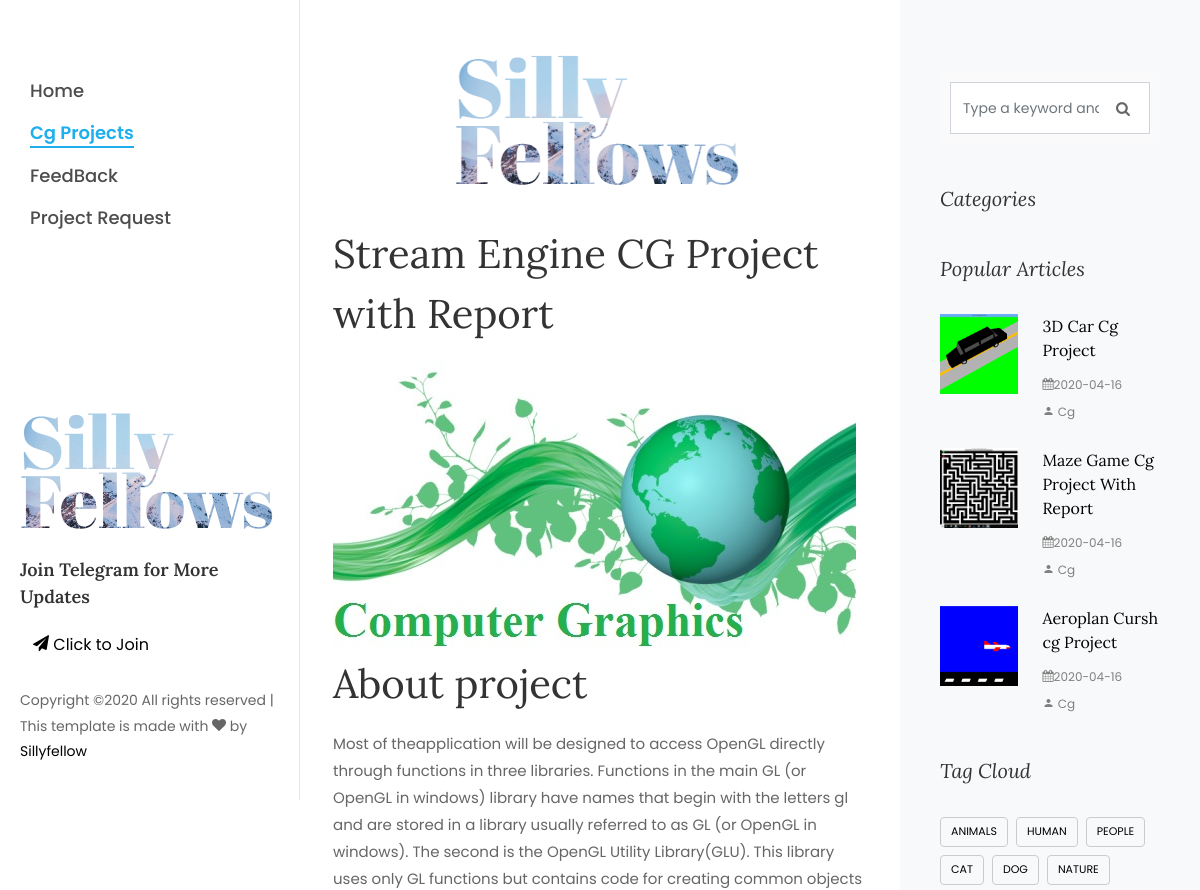
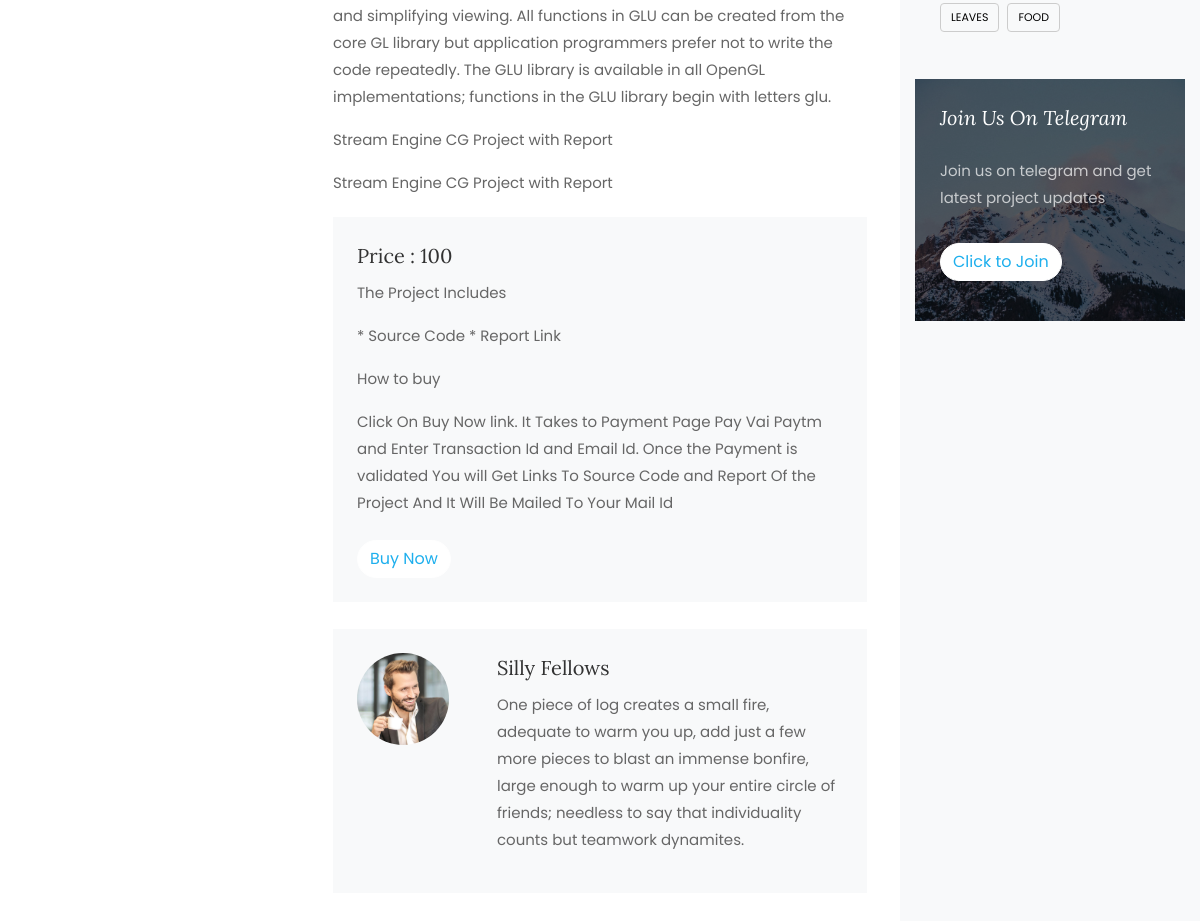
Screenshot of /single.php?id=35 with the database file from the repository (2 pictures, top to bottom).
### tables this page shows
CREATE TABLE IF NOT EXISTS `projects` (
`id` int(10) NOT NULL,
  `title` varchar(100) NOT NULL,
  `sub_cont` varchar(300) NOT NULL,
  `des` varchar(5000) NOT NULL,
  `price` int(50) NOT NULL,
  `download_link` varchar(1000) NOT NULL,
  `report_link` varchar(1000) NOT NULL,
  `image_link` varchar(550) NOT NULL,
  `date` date NOT NULL,
  `cat` varchar(100) NOT NULL
);

### single.php (the view, shortened to what this page needs)
<!DOCTYPE html>
<?php
$conn = Connect();
if ( isset( $_GET[ "id" ] ) ){
	$id = $_GET[ "id" ];
$sql = 'SELECT * FROM projects where id = '.$id;
$result = mysqli_query($conn, $sql);
if (mysqli_num_rows($result) > 0)
{
	while($row = mysqli_fetch_assoc($result)){
?>
<html lang="en">
  <head>
    <link rel="stylesheet" href="css/open-iconic-bootstrap.min.css">
    <link rel="stylesheet" href="css/animate.css">
    <link rel="stylesheet" href="css/owl.carousel.min.css">
    <link rel="stylesheet" href="css/owl.theme.default.min.css">
    <link rel="stylesheet" href="css/magnific-popup.css">
    <link rel="stylesheet" href="css/aos.css">
    <link rel="stylesheet" href="css/ionicons.min.css">
    <link rel="stylesheet" href="css/bootstrap-datepicker.css">
    <link rel="stylesheet" href="css/jquery.timepicker.css">
    <link rel="stylesheet" href="css/flaticon.css">
    <link rel="stylesheet" href="css/icomoon.css">
    <link rel="stylesheet" href="css/style.css">
  </head>
  <body>
	<div id="colorlib-page">
		<aside id="colorlib-aside" role="complementary" class="js-fullheight">
			<nav id="colorlib-main-menu" role="navigation">
				<ul>
					<li ><a href="index.php">Home</a></li>
					<li class="colorlib-active"><a href="index.php">Cg Projects</a></li>
					<li ><a href="FeedBack.php">FeedBack</a></li>
					<li><a href="Projectreq.php">Project Request</a></li>
				</ul>
			</nav>
			<div class="colorlib-footer">
				<h1 id="colorlib-logo" class="mb-4"><a href="index.php" style="background-image: url(images/bg_1.jpg);">Silly <span>Fellows</span></a></h1>
				<div class="mb-4">
					<h3>Join Telegram for More Updates</h3>
					<form action="#" class="colorlib-subscribe-form">
            <div class="form-group d-flex">
              <button class="mt-2 btn btn-white submit"><a href="https://t.me/silly_fellow" class="mb-4 sidebar-heading"><span class="icon-paper-plane"></span> Click to Join </a></button>
            </div>
          </form>
				</div>
				<p class="pfooter">
	  Copyright &copy;<script>document.write(new Date().getFullYear());</script> All rights reserved | This template is made with <i class="icon-heart" aria-hidden="true"></i> by <a href="#" target="_blank">Sillyfellow</a>
	  </p>
			</div>
		</aside>
		<div id="colorlib-main">
			<section class="ftco-section ftco-no-pt ftco-no-pb">
	    	<div class="container">
	    		<div class="row d-flex">
	    			<div class="col-lg-8 px-md-5 py-5">
								<center><a href="index.php" class="img img-2"> <img src="sf.png"></a></center>
							<div class="row pt-md-4">
										<h1 class="mb-3"><?php echo $row["title"]; ?></h1>
								  <img src="<?php echo $row['image_link']; ?>" alt="" class="img-fluid"><hr>
							   <br>
								<h1 class="mb-3">About project	</h1>
								<br>
								<p>Most of theapplication will be designed to access OpenGL directly through functions in three libraries. Functions in the main GL (or OpenGL in windows) library have names that begin with the letters gl and are stored in a library usually referred to as GL (or OpenGL in windows).  The  second  is  the OpenGL  Utility  Library(GLU).  This  library  uses  only  GL functions  but  contains  code  for  creating  common  objects  and  simplifying  viewing.  All functions in GLU can be created from the core GL library but application programmers prefer not   to   write   the   code   repeatedly.   The   GLU   library   is   available   in   all   OpenGL implementations; functions in the GLU library begin with letters glu.</p>
								<p><?php echo $row["title"]; ?></p>
								<p><?php echo $row["des"]; ?></p>
								  <div class="about-author d-flex p-4 bg-light">
								  <div class="desc">
									<h3>Price : <?php echo $row["price"]; ?> </h3>
									<p>The Project Includes </p>
									<p>* Source Code
										* Report Link</p>
									<p>How to buy </p>
									<p>Click On Buy Now link. It Takes to Payment Page Pay Vai Paytm and Enter Transaction Id and Email Id.
									Once the Payment is validated You will Get Links To Source Code and Report Of the Project And It Will Be Mailed To Your Mail Id</p>
									 <button class="mt-2 btn btn-white submit"><a href="paymentpage.php?id=<?php echo $row["id"]; ?>" class="mb-4 sidebar-heading" >Buy Now</a></button>
									</div>
								</div>
								  <?php
			}
			}
			?>
								<div class="about-author d-flex p-4 bg-light">
								  <div class="bio mr-5">
									<img src="images/person_1.jpg" alt="Image placeholder" class="img-fluid mb-4">
								  </div>
								  <div class="desc">
									<h3>Silly Fellows</h3>
									<p>One piece of log creates a small fire, adequate to warm you up, add just a few more pieces to blast an immense bonfire, large enough to warm up your entire circle of friends; needless to say that individuality counts but teamwork dynamites.</p>
								  </div>
								</div>
						</div>
			    	</div>
						<div class="col-xl-4 sidebar ftco-animate bg-light pt-5">
	            <div class="sidebar-box pt-md-4">
	              <form action="#" class="search-form">
	                <div class="form-group">
	                  <span class="icon icon-search"></span>
	                  <input type="text" class="form-control" placeholder="Type a keyword and hit enter">
	                </div>
	              </form>
	            </div>
	            <div class="sidebar-box ftco-animate">
	            	<h3 class="sidebar-heading">Categories</h3>
	            </div>
	            <div class="sidebar-box ftco-animate">
	              <h3 class="sidebar-heading">Popular Articles</h3>
				  <form method="post" action="cart.php?action=add&id=<?php echo $row["id"]; ?>">
					<?php
					$query2 = "SELECT * FROM projects LIMIT 3";
					$result = mysqli_query($conn, $query2);
					if (mysqli_num_rows($result) > 0)
						 while($row = mysqli_fetch_assoc($result))
						  {
	?>
	              <div class="block-21 mb-4 d-flex">
	                <a class="blog-img mr-4" style="background-image: url(<?php echo $row['image_link']; ?>);"></a>
	                <div class="text">
	                  <h3 class="heading"><a href="single.php?id=<?php echo $row["id"]; ?>"><?php echo $row["title"]; ?></a></h3>
	                  <div class="meta">
	                    <div><a href="#"><span class="icon-calendar"></span><?php echo $row["date"]; ?></a></div>
	                    <div><a href="#"><span class="icon-person"></span> <?php echo $row["cat"]; ?></a></div>
	                  </div>
	                </div>
	              </div>
					<?php
							}
					?>
	            </div>
	            <div class="sidebar-box ftco-animate">
	              <h3 class="sidebar-heading">Tag Cloud</h3>
	              <ul class="tagcloud">
	                <a href="#" class="tag-cloud-link">animals</a>
	                <a href="#" class="tag-cloud-link">human</a>
	                <a href="#" class="tag-cloud-link">people</a>
	                <a href="#" class="tag-cloud-link">cat</a>
	                <a href="#" class="tag-cloud-link">dog</a>
	                <a href="#" class="tag-cloud-link">nature</a>
	                <a href="#" class="tag-cloud-link">leaves</a>
	                <a href="#" class="tag-cloud-link">food</a>
	              </ul>
	            </div>
							<div class="sidebar-box subs-wrap img py-4" style="background-image: url(images/bg_1.jpg);">
								<div class="overlay"></div>
								<h3 class="mb-4 sidebar-heading">Join Us On Telegram</h3>
								<p class="mb-4">Join us on telegram and get latest project updates</p>
	              <form action="#" class="subscribe-form">
	                <div class="form-group">
	                 <button class="mt-2 btn btn-white submit"><a href="https://t.me/silly_fellow" class="mb-4 sidebar-heading"> Click to Join</a></button>
	                </div>
	              </form>
	            </div>
	          </div>
	    		</div>
	    	</div>
	    </section>
		</div>
	</div>
  </body>
</html>
<?php
						  }
						  else
						  {
							  header("location: notfound.php");
						  }
?>

### css/icomoon.css (style rules this page uses)
[class^="icon-"], [class*=" icon-"] { font-family: 'icomoon' !important; speak: none; font-style: normal; font-weight: normal; font-variant: normal; text-transform: none; line-height: 1; -webkit-font-smoothing: antialiased; -moz-osx-font-smoothing: grayscale; }
.icon-search:before { content: "\f002"; }
.icon-heart:before { content: "\f004"; }
.icon-calendar:before { content: "\f073"; }
.icon-paper-plane:before { content: "\f1d8"; }
.icon-person:before { content: "\e7fd"; }

### rows the page displays
projects: title "Stream Engine CG Project with Report", image_link (picture), des "Stream Engine CG Project with Report", price "100"
projects: image_link (picture), title "3D Car Cg Project", date "2020-04-16", cat "Cg"
projects: image_link (placeholder picture), title "Maze Game Cg Project With Report", date "2020-04-16", cat "Cg"
projects: image_link (picture), title "Aeroplan Cursh cg Project", date "2020-04-16", cat "Cg"
